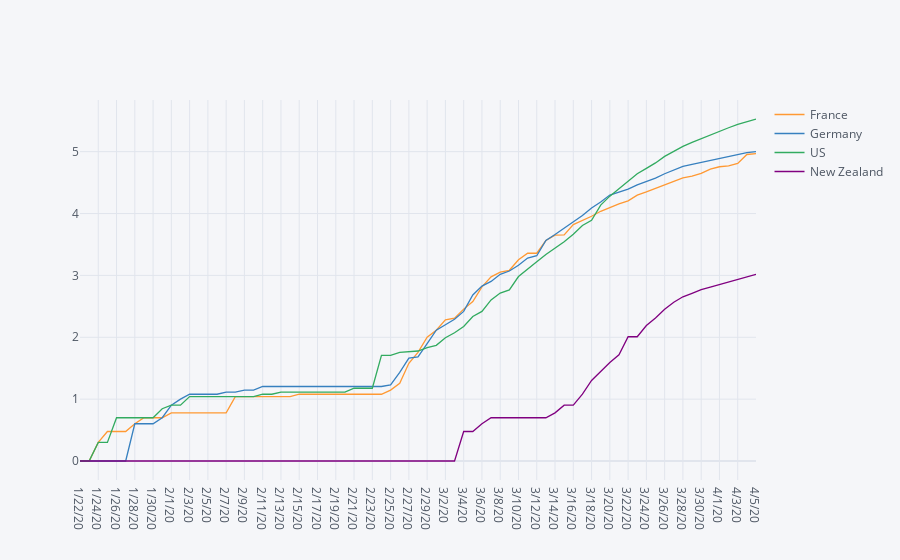

Notebook code for this chart:
### Markdown cell above
# Decadic logarithm visualisation

### Code cell
clean_log10 = df_cleaned.copy()
# modify n for shifted start date
n=0
for c in countries:
    clean_log10[c]=clean_log10[c].apply(lambda x: math.log10(x) if x != 0 else 0)
clean_log10.iplot()
